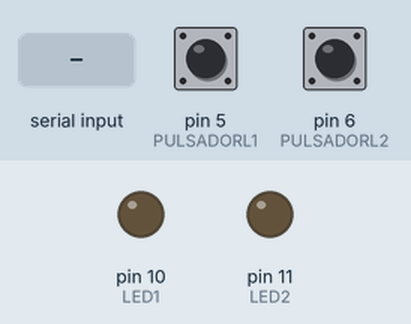
Simulated run of this sketch. Board: Arduino Uno, built with avr-gcc and run on an emulated ATmega328P. Shown: output pins drawn as LEDs (lit = HIGH). Dashed ring = blinking. The test bench sets the inputs (shaded band); at power-on: pin 5 (PULSADORL1) LOW, pin 6 (PULSADORL2) LOW. What the sketch prints to the serial monitor is not drawn.

Above: at 1.2 s.
1.3 s: pin 5 (PULSADORL1) pulled HIGH for 1 s
At 2.9 s:
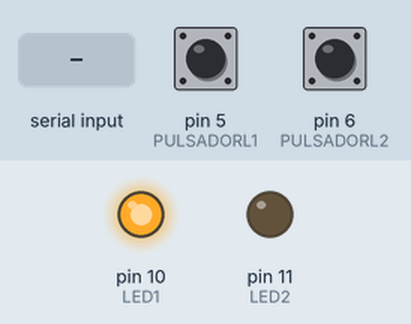
4.3 s: pin 6 (PULSADORL2) pulled HIGH for 3.2 s
At 4.37 s:
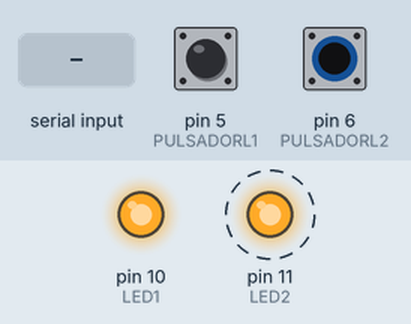
9.0 s: byte 0 (0) received over Serial
At 9.3 s:
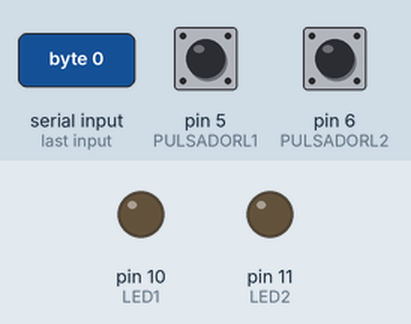
10.5 s: byte 2 (2) received over Serial
At 11.7 s:
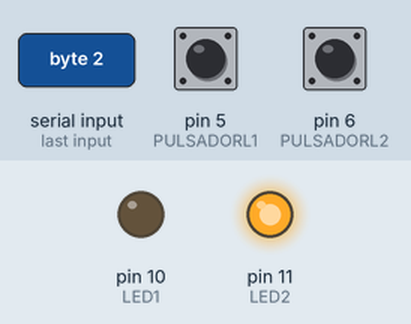
12.0 s: byte 3 (3) received over Serial
At 12.8 s:
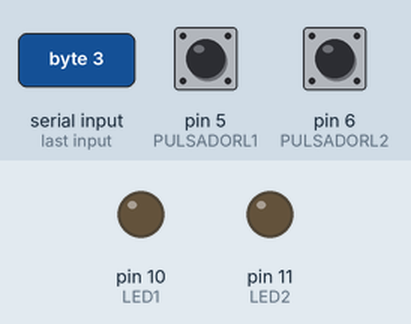
13.5 s: pin 6 (PULSADORL2) pulled HIGH for 0.15 s
At 13.9 s:
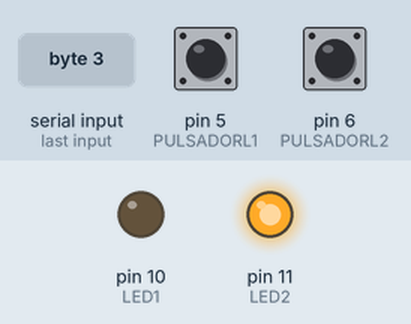
Timing chart, 0 to 16.1 s (numbered marks = the images above; inputs shaded):
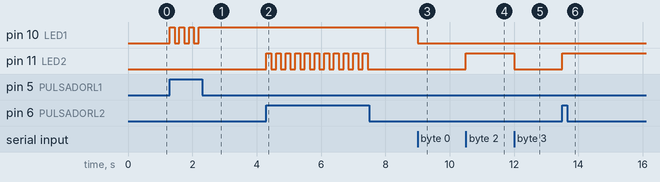

The sketch:

sketch_sep27a.ino
```cpp
int PULSADORL1=5;
int PULSADORL2=6;
int LED1=10;
int LED2=11;
boolean Led1Encendido=false;
boolean Led2Encendido=false;
int data;
void setup()
{
  // put your setup code here, to run once:
  pinMode(PULSADORL1, INPUT);
  pinMode(PULSADORL2, INPUT);
  pinMode(LED1, OUTPUT);
  pinMode(LED2,OUTPUT);
  Serial.begin(9600);

}

void loop()
{
    //VERIFICIO QUE ENCIENDAN EL LED1 DESDE LA PROTOBOARD//
   if(digitalRead(PULSADORL1)==HIGH)
    {
          if(Led1Encendido==false)
          {
                digitalWrite(LED1, HIGH);
                Led1Encendido=true;
                Serial.write(1);
                delay(150);
          }
          else
          {
                digitalWrite(LED1,LOW);
                Serial.write(0);
                Led1Encendido=false;
                delay(150);
          }
    }
   if(digitalRead(PULSADORL2)==HIGH)
    {
          if(Led2Encendido==false)
          {
                digitalWrite(LED2, HIGH);
                Led2Encendido=true;
                Serial.write(2);
                delay(150);
          }
          else
          {
                digitalWrite(LED2,LOW);
                Serial.write(3);
                Led2Encendido=false;
                delay(150);
          }
    }

  if(Serial.available()>0)
  {
   data=Serial.read();
    // put your main code here, to run repeatedly:


    //VERIFICIO QUE ME ENCIENDAN EL LED DESDE PROCESSING//
    if(data==1)
    {
        digitalWrite(LED1, HIGH);
        Led1Encendido=true;
        Serial.write(1);

    }
    if(data==0)
    {
        digitalWrite(LED1, LOW);
        Led1Encendido=true;
        Serial.write(0);

    }

   if(data==2)
    {
        digitalWrite(LED2, HIGH);
        Led1Encendido=true;
        Serial.write(2);

    }
    if(data==3)
    {
        digitalWrite(LED2, LOW);
        Led1Encendido=true;
        Serial.write(3);

    }

  }
}
```

Measured:
- after the input at 1.3 s, pin 10 (LED1): alternates HIGH for 0.15 s and LOW for 0.15 s, 7 changes in all, then stays HIGH, starting at once
- after the input at 4.3 s, pin 11 (LED2): alternates HIGH for 0.15 s and LOW for 0.15 s, 22 changes in all, then stays LOW, starting at once
- after the input at 9.0 s, pin 10 (LED1): HIGH → LOW at once
- after the input at 10.5 s, pin 11 (LED2): LOW → HIGH at once
- after the input at 12.0 s, pin 11 (LED2): HIGH → LOW at once
- after the input at 13.5 s, pin 11 (LED2): LOW → HIGH at once
